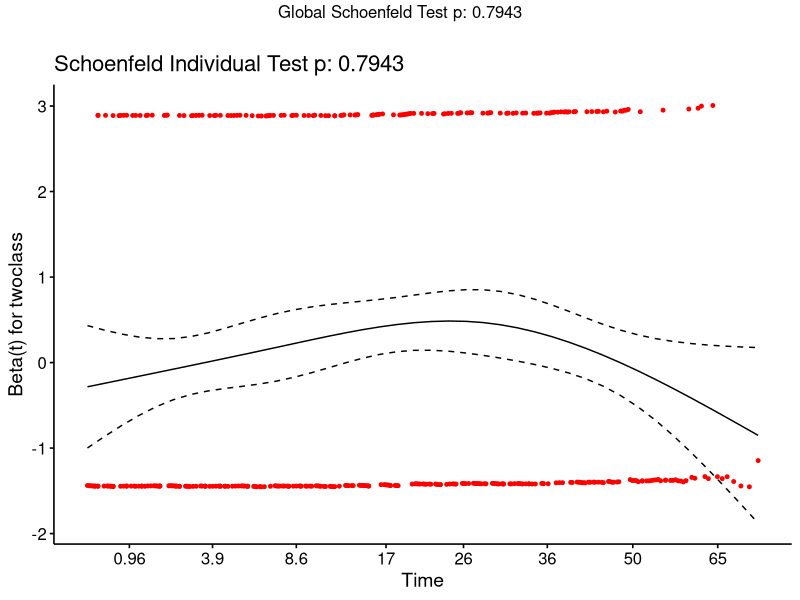
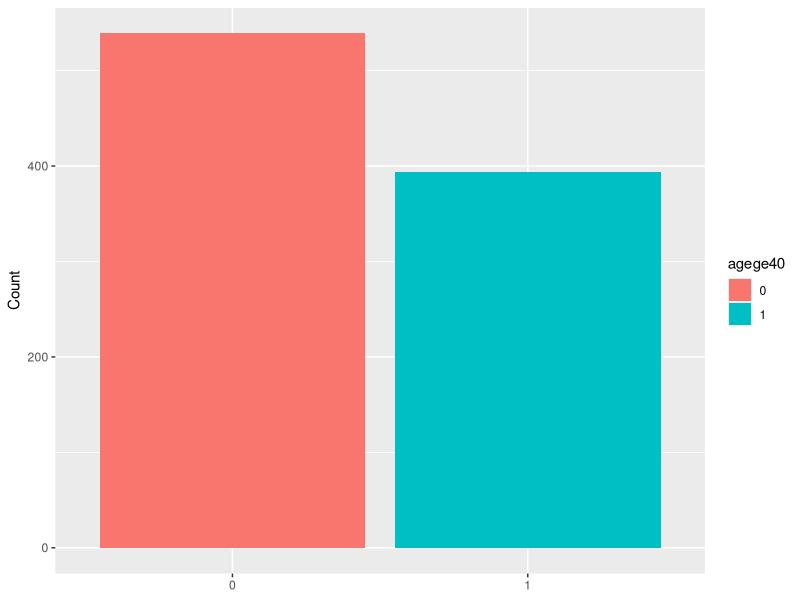

Recreate these plots in R, in order.
## ---- chunk 1
#| label: library
#| include: false

library(tidyverse)
library(survival)
library(ggfortify)
library(survminer)
library(multcomp)
## ---- chunk 2
#| label: load datasets
#| include: false

f6 <- read.csv("first6.csv")

f6_twoclass <- read.csv("first6_twoclass.csv")

## ---- chunk 3
#| label: dataclean

f6 <- f6 %>% 
  mutate(twoclass = as.factor(twoclass),
         primary = as.numeric(as.character(primary)))

## ---- chunk 4
#| label: Cox hazard model

model1 <- coxph(Surv(t2primary, primary) ~ twoclass, data = f6)

summary(model1)

## ---- chunk 5
#| label:  fig-schoenfeld-residuals
#| fig-cap: "Schoenfeld residuals vs time"

model1_resid <- cox.zph(model1)

ggcoxzph(model1_resid) 


## ---- chunk 6
#| label: create indicator variable

f6_twoclass <- f6_twoclass %>% 
  mutate(agege40 = as.factor(if_else(AGE >= 40, 1, 0)))

## ---- chunk 7
#| label: fig-age-dist
#| fig-cap: "Age Distribution"

ggplot(f6_twoclass, aes(x = agege40, fill = agege40)) +
  geom_bar() +
  labs(x = NULL,
       y = "Count")
